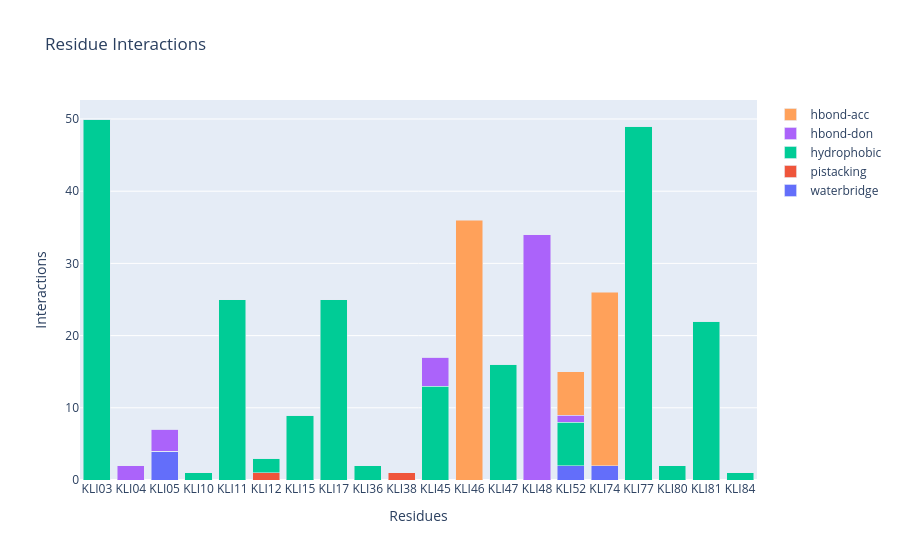

Notebook cell for this chart:
### Code cell
fingerprint_barplot(fp)

### Figure 1 — Plotly figure (JSON) as saved in the notebook; plotly's stock layout.template omitted (floating-point values rounded to 4 significant figures)
{"data": [{"name": "waterbridge", "type": "bar", "x": ["KLI03", "KLI04", "KLI05", "KLI10", "KLI11", "KLI12", "KLI15", "KLI17", "KLI36", "KLI38", "KLI45", "KLI46", "KLI47", "KLI48", "KLI52", "KLI74", "KLI77", "KLI80", "KLI81", "KLI84"], "y": [0, 0, 4, 0, 0, 0, 0, 0, 0, 0, 0, 0, 0, 0, 2, 2, 0, 0, 0, 0]}, {"name": "pistacking", "type": "bar", "x": ["KLI03", "KLI04", "KLI05", "KLI10", "KLI11", "KLI12", "KLI15", "KLI17", "KLI36", "KLI38", "KLI45", "KLI46", "KLI47", "KLI48", "KLI52", "KLI74", "KLI77", "KLI80", "KLI81", "KLI84"], "y": [0, 0, 0, 0, 0, 1, 0, 0, 0, 1, 0, 0, 0, 0, 0, 0, 0, 0, 0, 0]}, {"name": "hydrophobic", "type": "bar", "x": ["KLI03", "KLI04", "KLI05", "KLI10", "KLI11", "KLI12", "KLI15", "KLI17", "KLI36", "KLI38", "KLI45", "KLI46", "KLI47", "KLI48", "KLI52", "KLI74", "KLI77", "KLI80", "KLI81", "KLI84"], "y": [50, 0, 0, 1, 25, 2, 9, 25, 2, 0, 13, 0, 16, 0, 6, 0, 49, 2, 22, 1]}, {"name": "hbond-don", "type": "bar", "x": ["KLI03", "KLI04", "KLI05", "KLI10", "KLI11", "KLI12", "KLI15", "KLI17", "KLI36", "KLI38", "KLI45", "KLI46", "KLI47", "KLI48", "KLI52", "KLI74", "KLI77", "KLI80", "KLI81", "KLI84"], "y": [0, 2, 3, 0, 0, 0, 0, 0, 0, 0, 4, 0, 0, 34, 1, 0, 0, 0, 0, 0]}, {"name": "hbond-acc", "type": "bar", "x": ["KLI03", "KLI04", "KLI05", "KLI10", "KLI11", "KLI12", "KLI15", "KLI17", "KLI36", "KLI38", "KLI45", "KLI46", "KLI47", "KLI48", "KLI52", "KLI74", "KLI77", "KLI80", "KLI81", "KLI84"], "y": [0, 0, 0, 0, 0, 0, 0, 0, 0, 0, 0, 36, 0, 0, 6, 24, 0, 0, 0, 0]}], "layout": {"autosize": true, "barmode": "stack", "title": {"text": "Residue Interactions"}, "xaxis": {"autorange": true, "range": [-0.5, 19.5], "title": {"text": "Residues"}, "type": "category"}, "yaxis": {"autorange": true, "range": [0, 52.63], "title": {"text": "Interactions"}, "type": "linear"}}}
